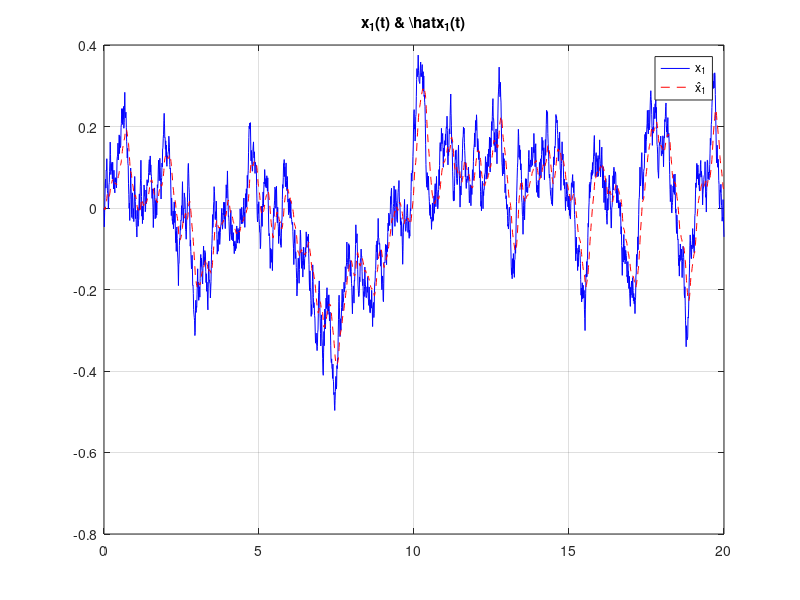
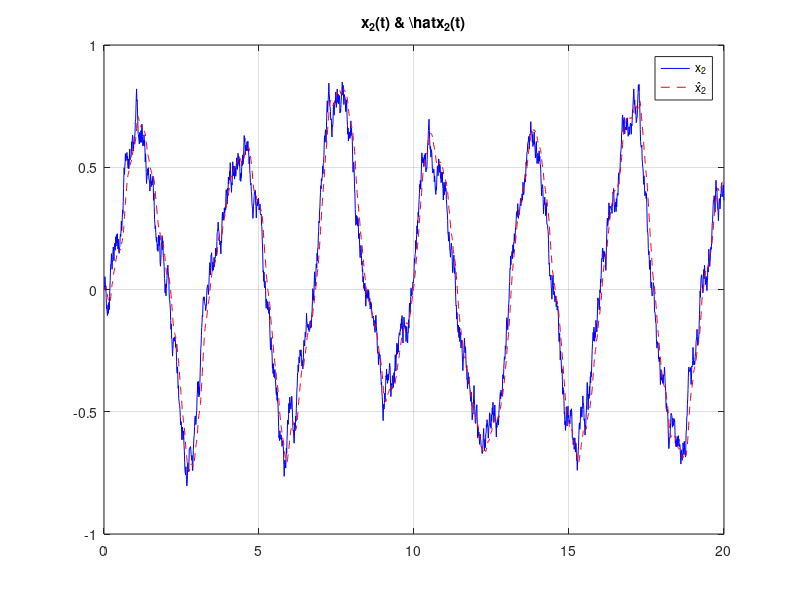
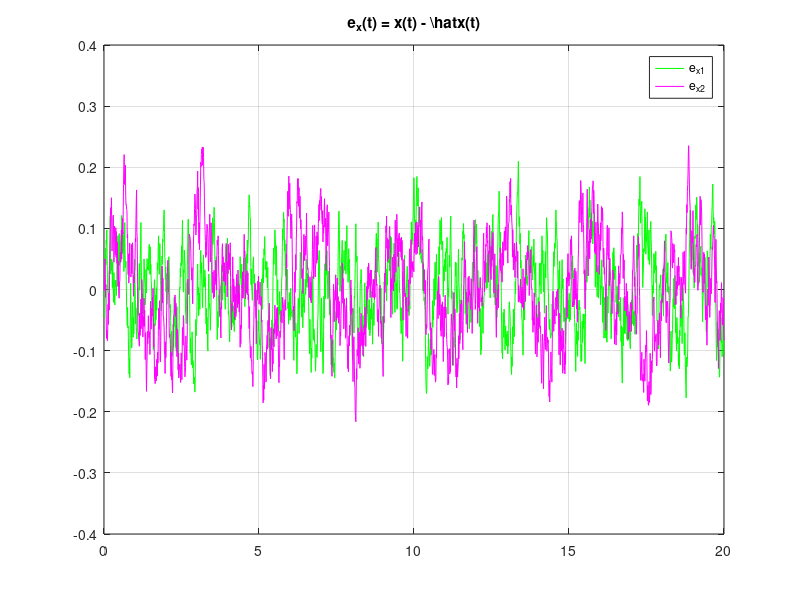
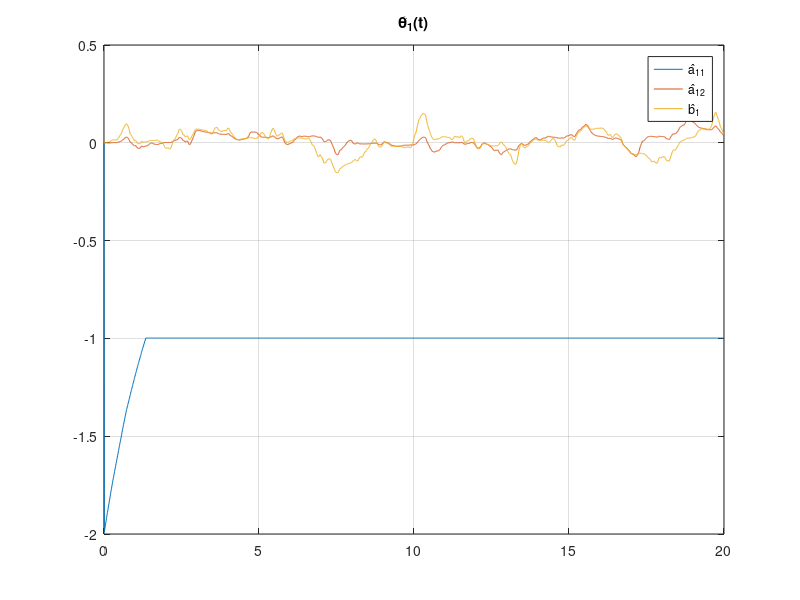

Write the MATLAB code that produced these figures, in order.
T = 20; dt = 0.01; N = T/dt;
t = linspace(0, T, N);


A = [-2.15  0.25;
          -0.75 -2.00];
B = [0; 1.5];


%omega_bar = 0.5;
omega_bar=5;


gamma1 = 5; gamma2 = 5; sigma = 0.1;
theta_m1 = 10; theta_m2 = 10;


x = zeros(2, N); x_hat = zeros(2, N);
theta1_hat = [-2; 0; 0];
theta2_hat = [-1; 0; 0];
theta1_hist = zeros(3, N); theta2_hist = zeros(3, N);


u = sin(2 * t);

for k = 1:N-1
    phi = [x(1,k); x(2,k); u(k)];

  
    omega = omega_bar * (2*rand(2,1)-1);


    dx = A * x(:,k) + B * u(k) + omega;
    x(:,k+1) = x(:,k) + dt * dx;

    
    x1_hat_dot = phi' * theta1_hat + theta_m1 * (x(1,k) - x_hat(1,k));
    x2_hat_dot = phi' * theta2_hat + theta_m2 * (x(2,k) - x_hat(2,k));
    x_hat(1,k+1) = x_hat(1,k) + dt * x1_hat_dot;
    x_hat(2,k+1) = x_hat(2,k) + dt * x2_hat_dot;

   
    ex1 = x(1,k) - x_hat(1,k);
    ex2 = x(2,k) - x_hat(2,k);

    % Εκτίμηση παραμέτρων με σ-τροποποίηση
    dtheta1 = gamma1 * ex1 * phi - gamma1 * sigma * theta1_hat;
    dtheta2 = gamma2 * ex2 * phi - gamma2 * sigma * theta2_hat;

    % Προβολή για a_11 ∈ [-3, -1]
    if theta1_hat(1) <= -3 && dtheta1(1) < 0
        dtheta1(1) = 0;
    elseif theta1_hat(1) >= -1 && dtheta1(1) > 0
        dtheta1(1) = 0;
    end

    % Προβολή για b_2 ∈ [1, ∞)
    if theta2_hat(3) <= 1 && dtheta2(3) < 0
        dtheta2(3) = 0;
    end

   
    theta1_hat = theta1_hat + dt * dtheta1;
    theta2_hat = theta2_hat + dt * dtheta2;

    theta1_hist(:,k+1) = theta1_hat;
    theta2_hist(:,k+1) = theta2_hat;
end

% Plots
figure;
plot(t, x(1,:), 'b', t, x_hat(1,:), '--r'); title('x_1(t) & \hat{x}_1(t)');
legend('x_1', 'x̂_1');
grid on;

figure;
plot(t, x(2,:), 'b', t, x_hat(2,:), '--r'); title('x_2(t) & \hat{x}_2(t)');
legend('x_2', 'x̂_2');
grid on;

figure;
plot(t, x(1,:) - x_hat(1,:), 'g', t, x(2,:) - x_hat(2,:), 'm');
title('e_{x}(t) = x(t) - \hat{x}(t)');
legend('e_{x1}', 'e_{x2}');
grid on;

figure;
plot(t, theta1_hist'); title('\thetâ_1(t)');
legend('â_{11}', 'â_{12}', 'b̂_1');
grid on;

figure;
plot(t, theta2_hist'); title('\thetâ_2(t)');
legend('â_{21}', 'â_{22}', 'b̂_2');
grid on;
